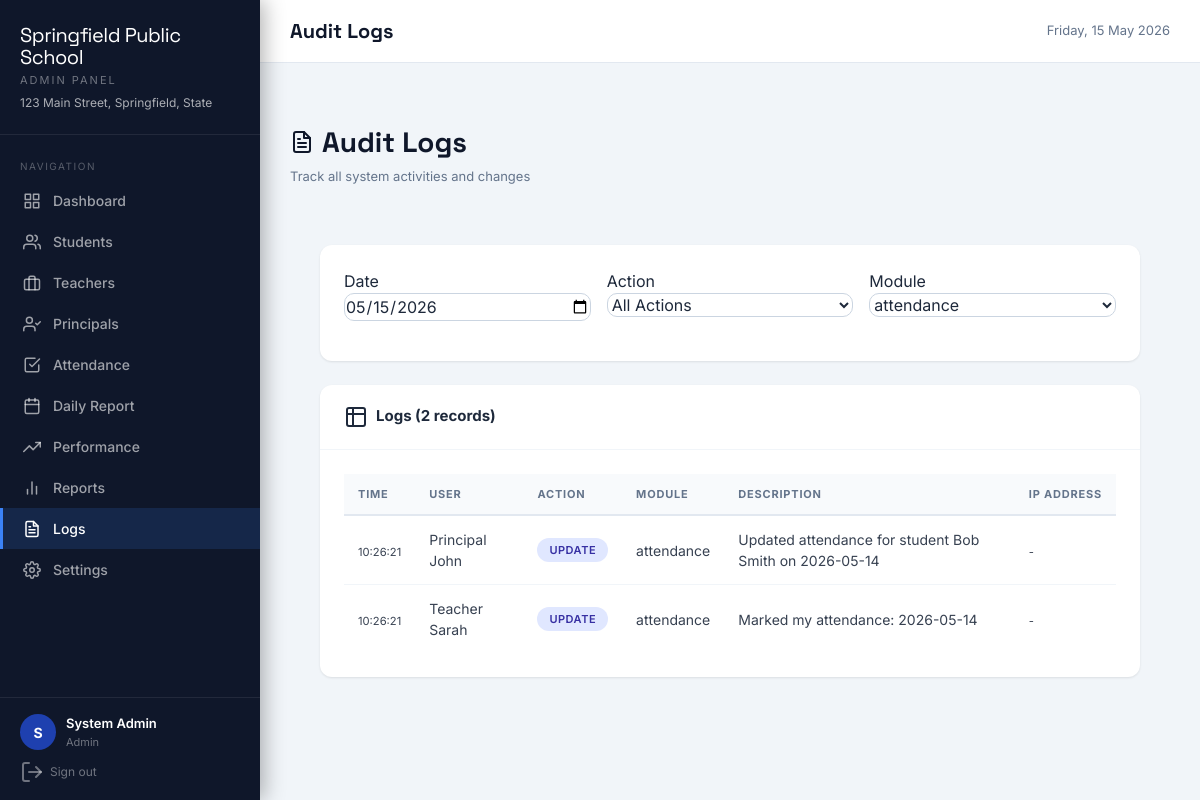
The app's page /admin/logs.php?module=attendance (signed in) with its own data.
### tables this page shows
CREATE TABLE IF NOT EXISTS settings (
    id INT AUTO_INCREMENT PRIMARY KEY,
    setting_key VARCHAR(100) UNIQUE NOT NULL,
    setting_value TEXT,
    description VARCHAR(255),
    updated_at TIMESTAMP DEFAULT CURRENT_TIMESTAMP ON UPDATE CURRENT_TIMESTAMP
);

CREATE TABLE IF NOT EXISTS audit_logs (
    id INT AUTO_INCREMENT PRIMARY KEY,
    user_id INT,
    action VARCHAR(100) NOT NULL,
    module VARCHAR(50),
    description TEXT,
    old_value TEXT,
    new_value TEXT,
    ip_address VARCHAR(50),
    created_at TIMESTAMP DEFAULT CURRENT_TIMESTAMP,
    FOREIGN KEY (user_id) REFERENCES users(id) ON DELETE SET NULL
);

CREATE TABLE IF NOT EXISTS users (
    id INT AUTO_INCREMENT PRIMARY KEY,
    name VARCHAR(100) NOT NULL,
    email VARCHAR(150) UNIQUE NOT NULL,
    password VARCHAR(255) NOT NULL,
    role ENUM('admin','principal','teacher') NOT NULL DEFAULT 'teacher',
    phone VARCHAR(20),
    subject VARCHAR(100),
    employee_id VARCHAR(50) UNIQUE,
    photo VARCHAR(255),
    is_active TINYINT(1) DEFAULT 1,
    created_at TIMESTAMP DEFAULT CURRENT_TIMESTAMP,
    updated_at TIMESTAMP DEFAULT CURRENT_TIMESTAMP ON UPDATE CURRENT_TIMESTAMP
);

### config.php (called while the page is built, shortened)
<?php
function getDB() {
    static $pdo = null;
    if ($pdo === null) {
        try {
            $dsn = "mysql:host=" . DB_HOST . ";port=" . DB_PORT . ";dbname=" . DB_NAME . ";charset=utf8mb4";
            $options = [
                PDO::ATTR_ERRMODE            => PDO::ERRMODE_EXCEPTION,
                PDO::ATTR_DEFAULT_FETCH_MODE => PDO::FETCH_ASSOC,
                PDO::ATTR_EMULATE_PREPARES   => false,
            ];
            $pdo = new PDO($dsn, DB_USER, DB_PASS, $options);
        } catch (PDOException $e) {
            die(json_encode(['error' => 'Database connection failed: ' . $e->getMessage()]));
        }
    }
    return $pdo;
}
function getSetting($key) {
    try {
        $db = getDB();
        $stmt = $db->prepare("SELECT setting_value FROM settings WHERE setting_key = ?");
        $stmt->execute([$key]);
        $row = $stmt->fetch();
        return $row ? $row['setting_value'] : null;
    } catch (Exception $e) {
        return null;
    }
}
?>

### auth.php (called while the page is built, shortened)
<?php
require_once __DIR__ . '/config.php';
function isLoggedIn() {
    return true;
}
function getCurrentUser() {
    return [
        'id'   => $_SESSION['user_id'],
        'name' => $_SESSION['user_name'],
        'email'=> $_SESSION['user_email'],
        'role' => $_SESSION['role'],
    ];
}
?>

### admin/logs.php (the view, shortened to what this page needs)
<?php
$pageTitle = 'Audit Logs';
require_once __DIR__ . '/../auth.php';
require_once __DIR__ . '/../header.php';
$db = getDB();
$filterModule = $_GET['module'] ?? '';
$filterDate = $_GET['date'] ?? date('Y-m-d');
$stmt = $db->prepare("SELECT DISTINCT module FROM audit_logs ORDER BY module");
$stmt->execute();
$modules = $stmt->fetchAll();
$query = "
    SELECT al.*, u.name as user_name
    FROM audit_logs al
    LEFT JOIN users u ON u.id = al.user_id
    WHERE DATE(al.created_at) = ?
";
$params = [$filterDate];
if (!empty($filterModule)) {
    $query .= " AND al.module = ?";
    $params[] = $filterModule;
}
$query .= " ORDER BY al.created_at DESC";
$stmt = $db->prepare($query);
$stmt->execute($params);
$logs = $stmt->fetchAll();
?>
<div class="page-header">
    <div class="header-content">
        <h1><i data-feather="file-text"></i> Audit Logs</h1>
        <p>Track all system activities and changes</p>
    </div>
</div>
<div class="page-content">
    <div class="card mb-6">
        <div class="card-body">
            <form method="GET" class="form">
                <div class="form-row">
                    <div class="form-group">
                        <label>Date</label>
                        <input type="date" name="date" value="<?= $filterDate ?>" onchange="this.form.submit()">
                    </div>
                    <div class="form-group">
                        <label>Action</label>
                        <select name="action" onchange="this.form.submit()">
                            <option value="">All Actions</option>
                        </select>
                    </div>
                    <div class="form-group">
                        <label>Module</label>
                        <select name="module" onchange="this.form.submit()">
                            <?php foreach ($modules as $mod): ?>
                            <option value="<?= htmlspecialchars($mod['module']) ?>" <?= $filterModule === $mod['module'] ? 'selected' : '' ?>>
                                <?= htmlspecialchars($mod['module']) ?>
                            </option>
                            <?php endforeach; ?>
                        </select>
                    </div>
                </div>
            </form>
        </div>
    </div>
    <div class="card">
        <div class="card-header">
            <h3><i data-feather="table"></i> Logs (<?= count($logs) ?> records)</h3>
        </div>
        <div class="card-body">
            <div class="table-wrapper">
                <table class="table">
                    <thead>
                        <tr>
                            <th>Time</th>
                            <th>User</th>
                            <th>Action</th>
                            <th>Module</th>
                            <th>Description</th>
                            <th>IP Address</th>
                        </tr>
                    </thead>
                    <tbody>
                        <?php foreach ($logs as $log): ?>
                        <tr>
                            <td><small><?= date('H:i:s', strtotime($log['created_at'])) ?></small></td>
                            <td><?= htmlspecialchars($log['user_name'] ?? 'System') ?></td>
                            <td><span class="badge" style="background:#e0e7ff;color:#3730a3"><?= htmlspecialchars($log['action']) ?></span></td>
                            <td><?= htmlspecialchars($log['module'] ?? '-') ?></td>
                            <td><?= htmlspecialchars($log['description'] ?? '') ?></td>
                            <td><small><?= htmlspecialchars($log['ip_address'] ?? '-') ?></small></td>
                        </tr>
                        <?php endforeach; ?>
                    </tbody>
                </table>
            </div>
        </div>
    </div>
</div>
<?php require_once __DIR__ . '/../footer.php'; ?>

### header.php (shortened to what this page needs)
<?php
$user = getCurrentUser();
$role = $user['role'] ?? '';
$schoolName = getSetting('school_name') ?: APP_NAME;
$schoolAddress = getSetting('school_address');
$navItems = [];
if ($role === 'admin') {
    $navItems = [
        ['url'=>'dashboard.php','icon'=>'grid','label'=>'Dashboard'],
        ['url'=>'students.php','icon'=>'users','label'=>'Students'],
        ['url'=>'teachers.php','icon'=>'briefcase','label'=>'Teachers'],        ['url'=>'principals.php','icon'=>'user-check','label'=>'Principals'],        ['url'=>'attendance.php','icon'=>'check-square','label'=>'Attendance'],
        ['url'=>'daily-report.php','icon'=>'calendar','label'=>'Daily Report'],
        ['url'=>'performance.php','icon'=>'trending-up','label'=>'Performance'],
        ['url'=>'reports.php','icon'=>'bar-chart-2','label'=>'Reports'],
        ['url'=>'logs.php','icon'=>'file-text','label'=>'Logs'],
        ['url'=>'settings.php','icon'=>'settings','label'=>'Settings'],
    ];
} elseif ($role === 'principal') {
    $navItems = [
        ['url'=>'dashboard.php','icon'=>'grid','label'=>'Dashboard'],
        ['url'=>'reports.php','icon'=>'bar-chart-2','label'=>'Reports'],
        ['url'=>'attendance.php','icon'=>'check-square','label'=>'Attendance'],
    ];
}
$currentPage = basename($_SERVER['PHP_SELF']);
?>
<!DOCTYPE html>
<html lang="en">
<head>
    <script src="https://cdn.tailwindcss.com"></script>
</head>
<body>
<div class="sidebar" id="sidebar">
    <div class="sidebar-logo">
        <div class="logo-text">
            <h1><?= htmlspecialchars($schoolName) ?></h1>
            <div class="sidebar-role"><?= ucfirst($role) ?> Panel</div>
            <?php if ($schoolAddress): ?>
            <div class="sidebar-subtitle"><?= htmlspecialchars($schoolAddress) ?></div>
            <?php endif; ?>
        </div>
    </div>
    <nav class="nav-section">
        <div class="nav-label">Navigation</div>
        <?php foreach($navItems as $item): ?>
        <a href="<?= $item['url'] ?>" class="nav-item <?= $currentPage === $item['url'] ? 'active' : '' ?>">
            <i data-feather="<?= $item['icon'] ?>"></i>
            <?= $item['label'] ?>
        </a>
        <?php endforeach; ?>
    </nav>
    <div class="sidebar-footer">
        <div class="user-info">
            <div class="avatar"><?= strtoupper(substr($user['name'], 0, 1)) ?></div>
            <div class="user-details">
                <div class="user-name"><?= htmlspecialchars($user['name']) ?></div>
                <div class="user-role"><?= ucfirst($role) ?></div>
            </div>
        </div>
        <a href="../logout.php" class="logout-btn"><i data-feather="log-out"></i> Sign out</a>
    </div>
</div>
<div class="main-content">
    <div class="top-bar" style="margin-bottom:0">
        <div class="page-title"><?= htmlspecialchars($pageTitle ?? 'Dashboard') ?></div>
        <div style="display:flex;align-items:center;gap:12px;">
            <span style="font-size:13px;color:#64748b;"><?= date('l, d M Y') ?></span>
        </div>
    </div>
    <div class="page-wrapper" style="padding:30px;background:#f1f5f9;">

### records on screen
settings: setting_value "Springfield Public School"
settings: setting_value "123 Main Street, Springfield, State"
audit_logs: created_at "10:26:21", user.name "Principal John", action "UPDATE", module "attendance", description "Updated attendance for student Bob Smith on 2026-05-14", ip_address "-"
audit_logs: created_at "10:26:21", user.name "Teacher Sarah", action "UPDATE", module "attendance", description "Marked my attendance: 2026-05-14", ip_address "-"

### other values on screen
$role "ADMIN"
$item['label'] "Dashboard"
$item['label'] "Students"
$item['label'] "Teachers"
$item['label'] "Principals"
$item['label'] "Attendance"
$item['label'] "Daily Report"
$item['label'] "Performance"
$item['label'] "Reports"
$item['label'] "Logs"
$item['label'] "Settings"
substr($user['name'], 0, 1) "S"
$user['name'] "System Admin"
$role "Admin"
$pageTitle "Audit Logs"
